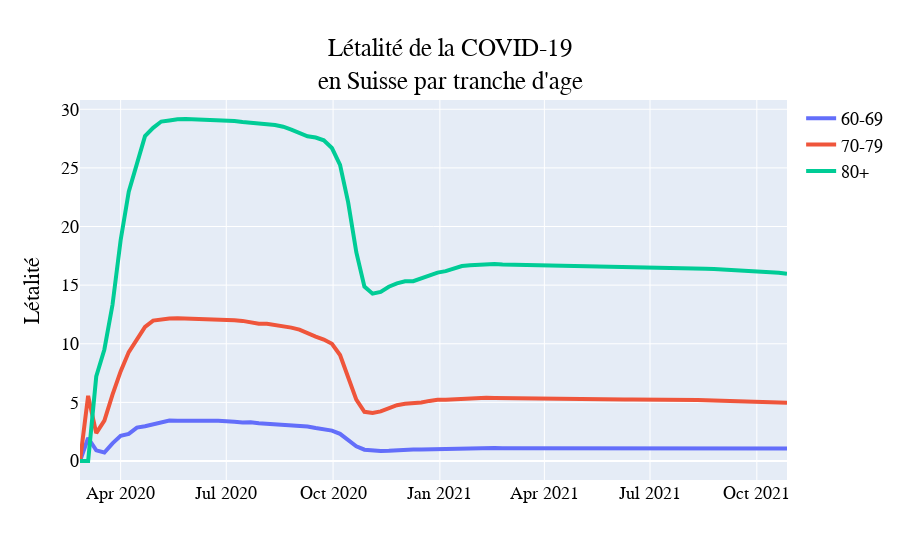

Notebook code cell kept with this figure:
### Code cell
# We can now compare the time evolution
# of COVID case fatality rate of each age group

graph_title = "Létalité de la COVID-19<br>en Suisse par tranche d'age"
graph_yaxis = "Létalité"
picture_name = "CFR-par-tranche-age-en-Suisse"

fig = go.Figure()

fig.add_trace(go.Scatter(x=case_fatality_rate.index, y=case_fatality_rate['60'],
                    line=dict(width=4),
                    name='60-69'))

fig.add_trace(go.Scatter(x=case_fatality_rate.index, y=case_fatality_rate['70'],
                    line=dict(width=4),
                    name='70-79'))

fig.add_trace(go.Scatter(x=case_fatality_rate.index, y=case_fatality_rate['80'],
                    line=dict(width=4),
                    name='80+'))


fig.update_layout(

    showlegend=True,
    
    title={
        'text': graph_title,
        'y':0.9,
        'x':0.5,
        'xanchor': 'center',
        'yanchor': 'top'},
    
    #xaxis_title="log(n)",
    yaxis_title=graph_yaxis,
    #legend_title="Asset",
    
    font=dict(
        #family="Courier New",
        family='Roman',
        size=18,
        color="Black"
    )
)

fig.show()

fig.write_image("images/" + picture_name + ".pdf")
fig.write_image("images/" + picture_name + ".png")
